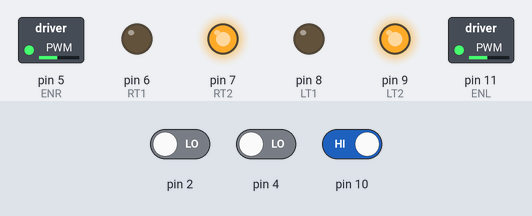
The sketch below on a simulated Arduino Uno, built with avr-gcc and run on an emulated ATmega328P. Parts: switched loads named in the sketch (green lamp = pin HIGH), output pins drawn as LEDs (lit = HIGH). The inputs (shaded band) are chosen by the test bench; at power-on: pin 10 HIGH, pin 2 LOW, pin 4 LOW.

Above: at 1.2 s.
1.3 s: pin 10 driven LOW
At 2.0 s:
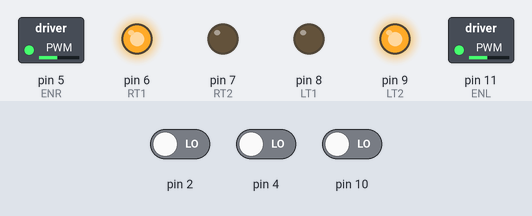
2.8 s: pin 2 driven HIGH
At 3.4 s:
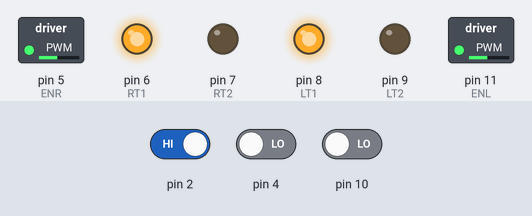
4.3 s: pin 2 driven LOW
At 5.4 s:
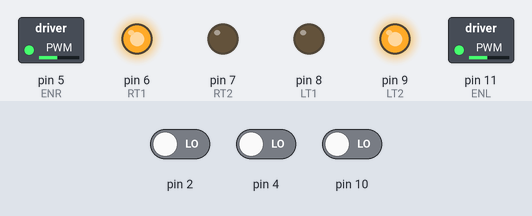
5.8 s: pin 10 driven HIGH
At 6.8 s:
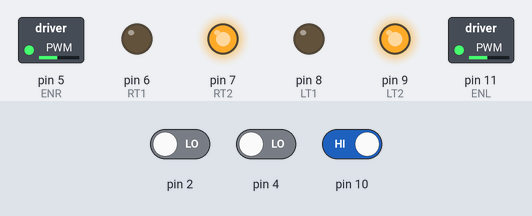
Timing chart, 0 to 8.3 s (numbered marks = the images above; inputs shaded):
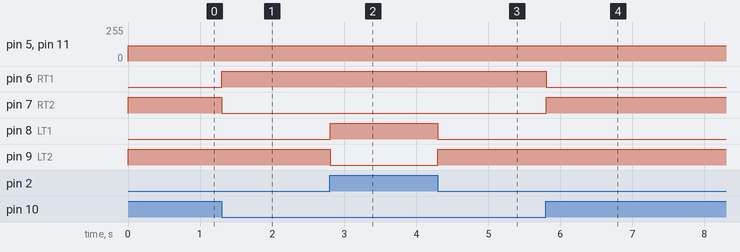

The sketch:

Line-Tracking.ino
```cpp
//Line Tracking v1.0
//pins of right motors.
int RT1 = 6;
int RT2 = 7;
//pins of left motors.
int LT1 = 8;
int LT2 = 9;
//pins to enable motors.
int ENR = 5;
int ENL = 11;
//speed of the motor.
int SPD = 115;
//initials for line detection.
int left, mid, right;
//function to move forward.
void moveForward()
{
        analogWrite(ENR, SPD);
        analogWrite(ENL, SPD);
        digitalWrite(RT1, HIGH);
        digitalWrite(RT2, LOW);
        digitalWrite(LT1, LOW);
        digitalWrite(LT2, HIGH);
}
//function to move backward.
void moveBackward()
{
        analogWrite(ENR, SPD);
        analogWrite(ENL, SPD);
        digitalWrite(RT1, LOW);
        digitalWrite(RT2, HIGH);
        digitalWrite(LT1, HIGH);
        digitalWrite(LT2, LOW);
}
// //function to turn right.
void turnRight()
{
        analogWrite(ENR, SPD);
        analogWrite(ENL, SPD);
        digitalWrite(RT1, LOW);
        digitalWrite(RT2, HIGH);
        digitalWrite(LT1, LOW);
        digitalWrite(LT2, HIGH);
}
//function to turn left.
void turnLeft()
{
        analogWrite(ENR, SPD);
        analogWrite(ENL, SPD);
        digitalWrite(RT1, HIGH);
        digitalWrite(RT2, LOW);
        digitalWrite(LT1, HIGH);
        digitalWrite(LT2, LOW);
}
//function to stop.
void stop()
{
        digitalWrite(ENR, LOW);
        digitalWrite(ENL, LOW);
}
//setup the initials.
void setup()
{
        Serial.begin(9600);
        pinMode(RT1, OUTPUT);
        pinMode(RT2, OUTPUT);
        pinMode(LT1, OUTPUT);
        pinMode(LT2, OUTPUT);
        pinMode(ENR, OUTPUT);
        pinMode(ENL, OUTPUT);
        stop();
}
//main loop
void loop()
{
        //'1' means detection is true.
        //get detection.
        right = digitalRead(10);
        mid = digitalRead(4);
        left = digitalRead(2);
        //go forward if only mid has detection.
        if (mid == 1 && left == 0 && right == 0)
        {
                moveForward();
        }
        //discard mid, turn left if left has detection.
        if (left == 1 && right == 0)
        {
                turnLeft();
                //keep turn left unless left has no detection.
                while (1)
                {
                        //update detection.
                        right = digitalRead(10);
                        mid = digitalRead(4);
                        left = digitalRead(2);
                        //break the while loop if left has no detecton and go farward a bit.
                        if (left == 0)
                        {
                                moveForward();
                                delay(20);
                                break;
                        }
                        //in case car is confuing when encounter intersection.
                        if (left == 1 && mid == 1 && right == 1)
                        {
                                moveForward();
                                break;
                        }
                        //else keep turn left.
                        else
                        {
                                turnLeft();
                        }
                }
        }
        //dicard mid, turn right if right has detection.
        if (left == 0 && right == 1)
        {
                turnRight();
                //keep turn right unless left has no detection.
                while (1)
                {
                        //update detection.
                        right = digitalRead(10);
                        mid = digitalRead(4);
                        left = digitalRead(2);
                        //break the while loop if right has no detecton and go farward a bit.
                        if (right == 0)
                        {
                                moveForward();
                                delay(20);
                                break;
                        }
                        //in case car is confuing when encounter intersection.
                        if (left == 1 && mid == 1 && right == 1)
                        {
                                moveForward();
                                break;
                        }
                        //else keep turn right.
                        else
                        {
                                turnRight();
                        }
                }
        }
        //maybe unnecessary
        //deal with intersection, go forward if all the sensor has detection.
        if (mid == 1 && left == 1 && right == 1)
        {
                moveForward();
        }
        //maybe unnecessary.
        if (mid == 0 && left == 0 && right == 0)
        {
                moveForward();
                delay(10);
        }
}
```

Measured:
- after the input at 1.3 s, pin 6 (RT1): LOW → HIGH at once; pin 7 (RT2): HIGH → LOW at once
- after the input at 2.8 s, pin 8 (LT1): LOW → HIGH at once; pin 9 (LT2): HIGH → LOW at once
- after the input at 4.3 s, pin 8 (LT1): HIGH → LOW at once; pin 9 (LT2): LOW → HIGH at once
- after the input at 5.8 s, pin 6 (RT1): HIGH → LOW at once; pin 7 (RT2): LOW → HIGH at once
